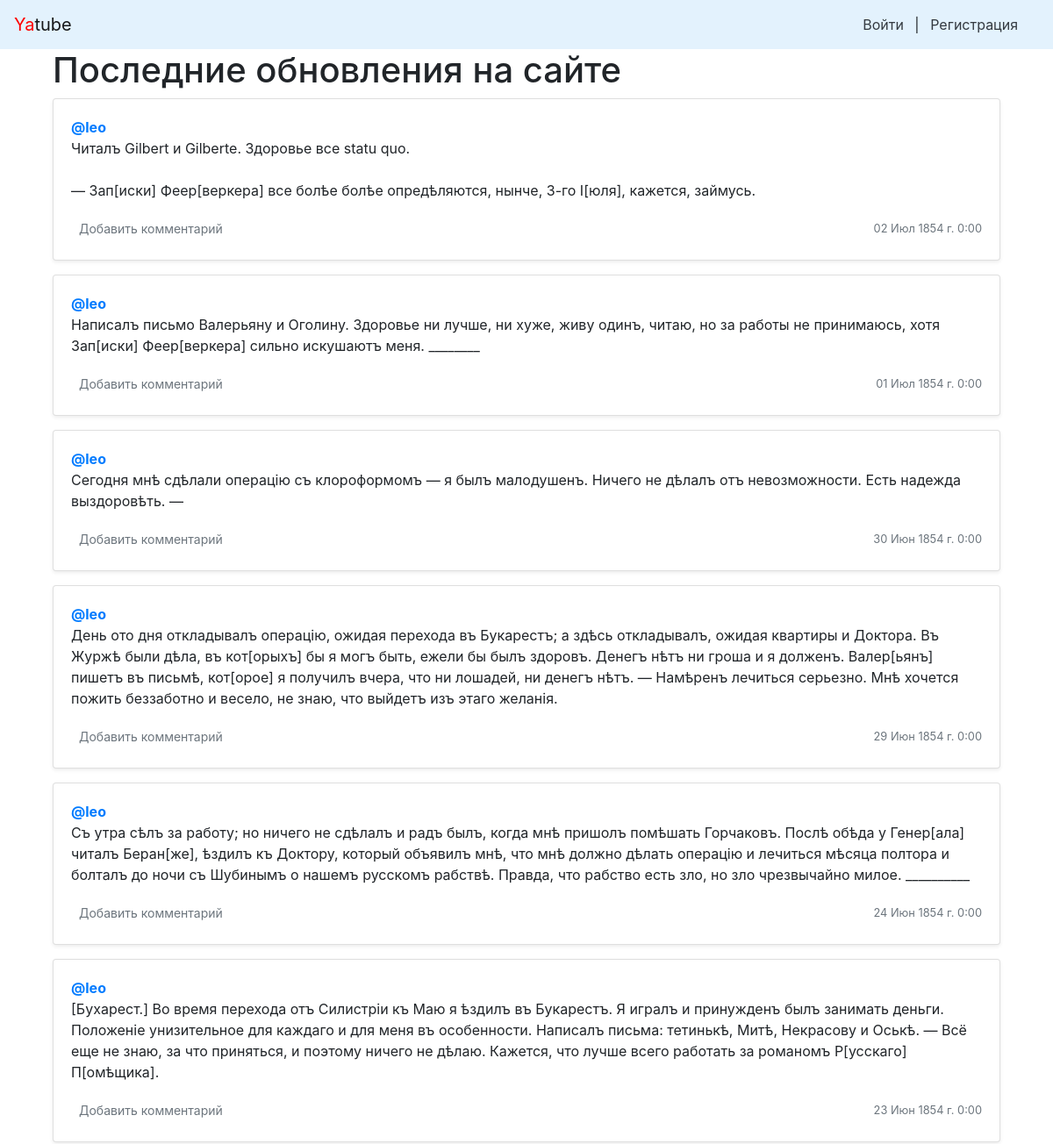
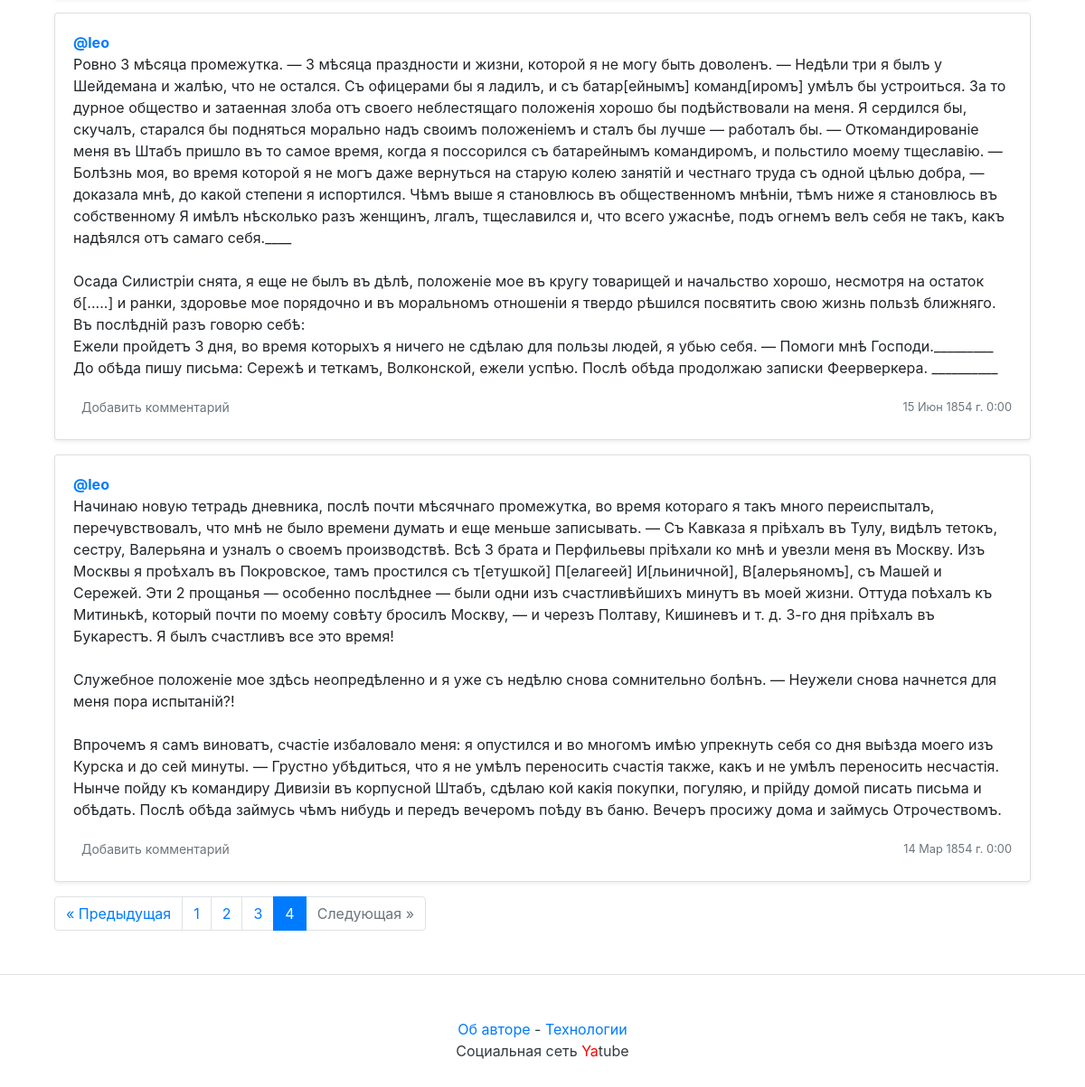
/?page=4, run on the app's committed database (2 pictures, top to bottom).
### posts/models.py (models this page shows, shortened)
class Post(models.Model):
    objects = None
    text = models.TextField(verbose_name='Текст')
    pub_date = models.DateTimeField("date published", auto_now_add=True)
    author = models.ForeignKey(
        User,
        on_delete=models.CASCADE,
        related_name="posts",
        verbose_name='Автор'
    )
    group = models.ForeignKey(
        'Group',
        on_delete=models.CASCADE,
        related_name="posts", blank=True,
        null=True,
        verbose_name='Группа'
    )
    image = models.ImageField(
        upload_to='posts/%Y/%m/%d/',
        blank=True,
        null=True,
        verbose_name='Изображение'
    )
    class Meta:
        ordering = ['-pub_date']
        verbose_name = 'Пост'
        verbose_name_plural = 'Посты'

### posts/views.py (the view)
# urls.py: path("", views.index, name="index"),
def index(request):
    post_list = Post.objects.order_by('-pub_date').all()
    paginator = Paginator(post_list, 10)  # показывать по 10 записей на странице.
    page_number = request.GET.get('page')  # переменная в URL с номером запрошенной страницы
    page = paginator.get_page(page_number)  # получить записи с нужным смещением
    return render(request, 'index.html', {
        'page': page,
        'paginator': paginator
    })

### posts/context_processors.py (called while the page is built)
def year(request):
    years = datetime.now().year
    return {'year': years}

### templates/index.html (shortened to what this page needs)
{% extends "base.html" %}
{% block content %}
    <div class="container">
            <h1>Последние обновления на сайте</h1>
            {% for post in page %}
                {% include "post_item.html" with post=post %}
            {% endfor %}
            {% if page.has_other_pages %}
                {% include "paginator.html" with items=page paginator=paginator%}
            {% endif %}
    </div>
{% endblock %}

### templates/post_item.html (shortened to what this page needs)
<div class="card mb-3 mt-1 shadow-sm">
    {% load thumbnail %}
    <div class="card-body">
        <p class="card-text">
            <a name="post_{{ post.id }}" href="{% url 'profile' post.author.username %}">
                <strong class="d-block text-gray-dark">@{{ post.author }}</strong>
            </a>
            {{ post.text|linebreaksbr }}
        </p>
        <div class="d-flex justify-content-between align-items-center">
            <div class="btn-group ">
                <a class="btn btn-sm text-muted" href="{% url 'post' post.author.username post.id %}" role="button">
                    {% if post.comments.exists %}
                        {{ post.comments.count }} комментариев
                    {% else%}
                        Добавить комментарий
                    {% endif %}
                </a>
            </div>
            <small class="text-muted">{{ post.pub_date|date:"d M Y г. G:i" }}</small>
        </div>
    </div>
</div>

### data on the page
Post: author "leo", text "Читалъ Gilbert и Gilberte. Здоровье все statu quo. — Зап[иски] Феер[веркера] все болѣе болѣе опредѣляются, нынче, 3-го І[юля], кажется, займусь.", shows "Добавить комментарий", pub_date "02 Июл 1854 г. 0:00"
Post: author "leo", text "Написалъ письмо Валерьяну и Оголину. Здоровье ни лучше, ни хуже, живу одинъ, читаю, но за работы не принимаюсь, хотя Зап[иски] Феер[веркера] сильно искушаютъ меня. ________", shows "Добавить комментарий", pub_date "01 Июл 1854 г. 0:00"
Post: author "leo", text "Сегодня мнѣ сдѣлали операцію съ клороформомъ — я былъ малодушенъ. Ничего не дѣлалъ отъ невозможности. Есть надежда выздоровѣть. —", shows "Добавить комментарий", pub_date "30 Июн 1854 г. 0:00"
Post: author "leo", text "День ото дня откладывалъ операцію, ожидая перехода въ Букарестъ; a здѣсь откладывалъ, ожидая квартиры и Доктора. Въ Журжѣ были дѣла, въ кот[орыхъ] бы я могъ быть, ежели бы былъ здоровъ. Денегъ нѣтъ ни гроша и я долженъ. Валер[ьянъ] пишетъ въ письмѣ, кот[орое] я получилъ вчера, что ни лошадей, ни денегъ нѣтъ. — Намѣренъ лечиться серьезно. Мнѣ хочется пожить беззаботно и весело, не знаю, что выйдетъ изъ этаго желанія.", shows "Добавить комментарий", pub_date "29 Июн 1854 г. 0:00"
Post: author "leo", text "Съ утра сѣлъ за работу; но ничего не сдѣлалъ и радъ былъ, когда мнѣ пришолъ помѣшать Горчаковъ. Послѣ обѣда у Генер[ала] читалъ Беран[же], ѣздилъ къ Доктору, который объявилъ мнѣ, что мнѣ должно дѣлать операцію и лечиться мѣсяца полтора и болталъ до ночи съ Шубинымъ о нашемъ русскомъ рабствѣ. Правда, что рабство есть зло, но зло чрезвычайно милое. __________", shows "Добавить комментарий", pub_date "24 Июн 1854 г. 0:00"
Post: author "leo", text "[Бухарест.] Во время перехода отъ Силистріи къ Маю я ѣздилъ въ Букарестъ. Я игралъ и принужденъ былъ занимать деньги. Положеніе унизительное для каждаго и для меня въ особенности. Написалъ письма: тетинькѣ, Митѣ, Некрасову и Оськѣ. — Всё еще не знаю, за что приняться, и поэтому ничего не дѣлаю. Кажется, что лучше всего работать за романомъ Р[усскаго] П[омѣщика].", shows "Добавить комментарий", pub_date "23 Июн 1854 г. 0:00"
Post: author "leo", text "Ровно 3 мѣсяца промежутка. — 3 мѣсяца праздности и жизни, которой я не могу быть доволенъ. — Недѣли три я былъ у Шейдемана и жалѣю, что не остался. Съ офицерами бы я ладилъ, и съ батар[ейнымъ] команд[иромъ] умѣлъ бы устроиться. За то дурное общество и затаенная злоба отъ своего неблестящаго положенія хорошо бы подѣйствовали на меня. Я сердился бы, скучалъ, старался бы подняться морально надъ своимъ положеніемъ и сталъ бы лучше — работалъ бы. — Откомандированіе меня въ Штабъ пришло въ то самое время, когда я поссорился съ батарейнымъ командиромъ, и польстило моему тщеславію. — Болѣзнь моя, во время которой я не могъ даже вернуться на старую колею занятій и честнаго труда съ одной цѣлью…", shows "Добавить комментарий", pub_date "15 Июн 1854 г. 0:00"
Post: author "leo", text "Начинаю новую тетрадь дневника, послѣ почти мѣсячнаго промежутка, во время котораго я такъ много переиспыталъ, перечувствовалъ, что мнѣ не было времени думать и еще меньше записывать. — Съ Кавказа я пріѣхалъ въ Тулу, видѣлъ тетокъ, сестру, Валерьяна и узналъ о своемъ производствѣ. Всѣ 3 брата и Перфильевы пріѣхали ко мнѣ и увезли меня въ Москву. Изъ Москвы я проѣхалъ въ Покровское, тамъ простился съ т[етушкой] П[елагеей] И[льиничной], В[алерьяномъ], съ Машей и Сережей. Эти 2 прощанья — особенно послѣднее — были одни изъ счастливѣйшихъ минутъ въ моей жизни. Оттуда поѣхалъ къ Митинькѣ, который почти по моему совѣту бросилъ Москву, — и черезъ Полтаву, Кишиневъ и т. д. 3-го дня пріѣхалъ въ…", shows "Добавить комментарий", pub_date "14 Мар 1854 г. 0:00"

### other printed values
{{ i }} "1" "2" "3"
{{ i }} "4"
